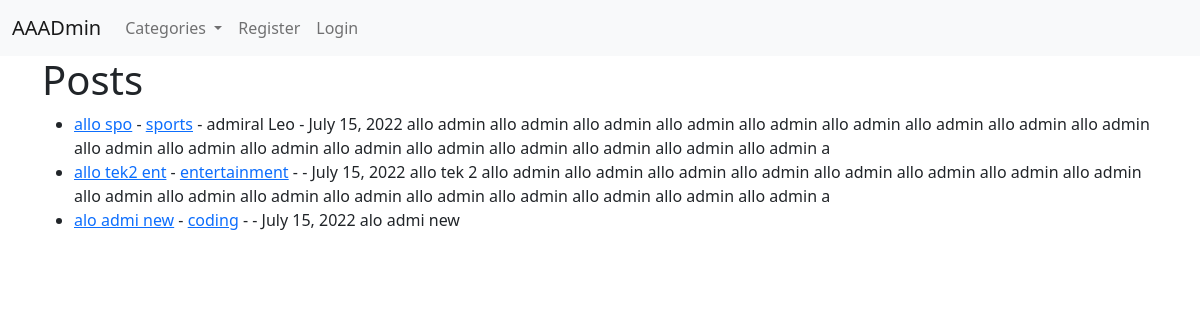
The page / on the database its author committed.
### blugz/models.py (models this page shows, shortened)
class Post(models.Model):
    title = models.CharField(max_length=255)
    title_tag = models.CharField(max_length=255)
    author = models.ForeignKey(User, on_delete=models.CASCADE)
    body = models.TextField()
    post_date = models.DateField(auto_now_add=True)
    category = models.CharField(max_length=255, default='coding')

### blugz/views.py (the view)
# urls.py: path('', HomeView.as_view(), name="home"),
class HomeView(ListView):
    model = Post
    template_name = 'home.html'
    cats = Category.objects.all()
    ordering = ['-post_date']
    def get_context_data(self, *args, **kwargs):
        cat_menu = Category.objects.all()
        context = super(HomeView, self).get_context_data(*args, **kwargs)
        context["cat_menu"] = cat_menu
        return context

### blugz/models.py (called while the page is built)
    def __str__(self):
        return self.name

### blugz/templates/home.html (shortened to what this page needs)
{% extends 'base.html' %}
{% block content %}
<h1>Posts</h1>
<ul>
{% for post in object_list %}
<li><a href="{% url 'article-detail' post.pk %}">
{{ post.title}}</a>
- <a href="{% url 'category' post.category|slugify %}">{{ post.category}}</a>
- {{ post.author.first_name }}
{{ post.author.last_name }} -
{{ post.post_date }}
{{ post.body|slice:":200"|safe }}</li>
{% endfor %}
</ul>
{% endblock %}

### blugz/templates/base.html (shortened to what this page needs)
<!doctype html>
<html lang="en">
  <head>
    <link href="https://cdn.jsdelivr.net/npm/bootstrap@5.2.0-beta1/dist/css/bootstrap.min.css" rel="stylesheet">
  </head>
  <body>
   <nav class="navbar navbar-expand-lg bg-light">
  <div class="container-fluid">
    <a class="navbar-brand" href="{% url 'home'%}">AAADmin</a>
    <div class="collapse navbar-collapse" id="navbarSupportedContent">
      <ul class="navbar-nav me-auto mb-2 mb-lg-0">
      {% if cat_menu %}
         <li class="nav-item dropdown">
            <a class="nav-link dropdown-toggle" href="#" id="offcanvasNavbarDropdown" role="button" data-bs-toggle="dropdown" aria-expanded="false">
              Categories
            </a>
          </li>
      {% else %}
      <li class="nav-item">
          <a class="nav-link" href="{%  url 'category-list' %}">Categories</a>
        </li>
         {% endif %}
       {% if user.is_authenticated %}
          <li class="nav-item">
          <a class="nav-link" href="{% url 'add_post' %}">AddPost</a>
        </li>
   <li class="nav-item">
          <a class="nav-link" href="{% url 'add_category' %}">AddCategory</a>
        </li>
     <li>
    <a class="nav-link" href="{% url 'logout' %}">Logout</a>
    </li>
       {% else %}
    <li>
    <a class="nav-link" href="{% url 'register' %}">Register</a>
    </li>
     <li>
    <a class="nav-link" href="{% url 'login' %}">Login</a>
    </li>
       {% endif %}
      </ul>
    </div>
  </div>
</nav>
   <div class="container">
   {% block content %}
   {% endblock%}
   </div>
  </body>
</html>

### rows shown on the page
Post: title "allo spo", category "sports", author.first_name "admiral", author.last_name "Leo", post_date "July 15, 2022", body "allo admin allo admin allo admin allo admin allo admin allo admin allo admin allo admin allo admin allo admin allo admin allo admin allo admin allo admin allo admin allo admin allo admin allo admin a"
Post: title "allo tek2 ent", category "entertainment", post_date "July 15, 2022", body "allo tek 2 allo admin allo admin allo admin allo admin allo admin allo admin allo admin allo admin allo admin allo admin allo admin allo admin allo admin allo admin allo admin allo admin allo admin a"
Post: title "alo admi new", category "coding", post_date "July 15, 2022", body "alo admi new"
